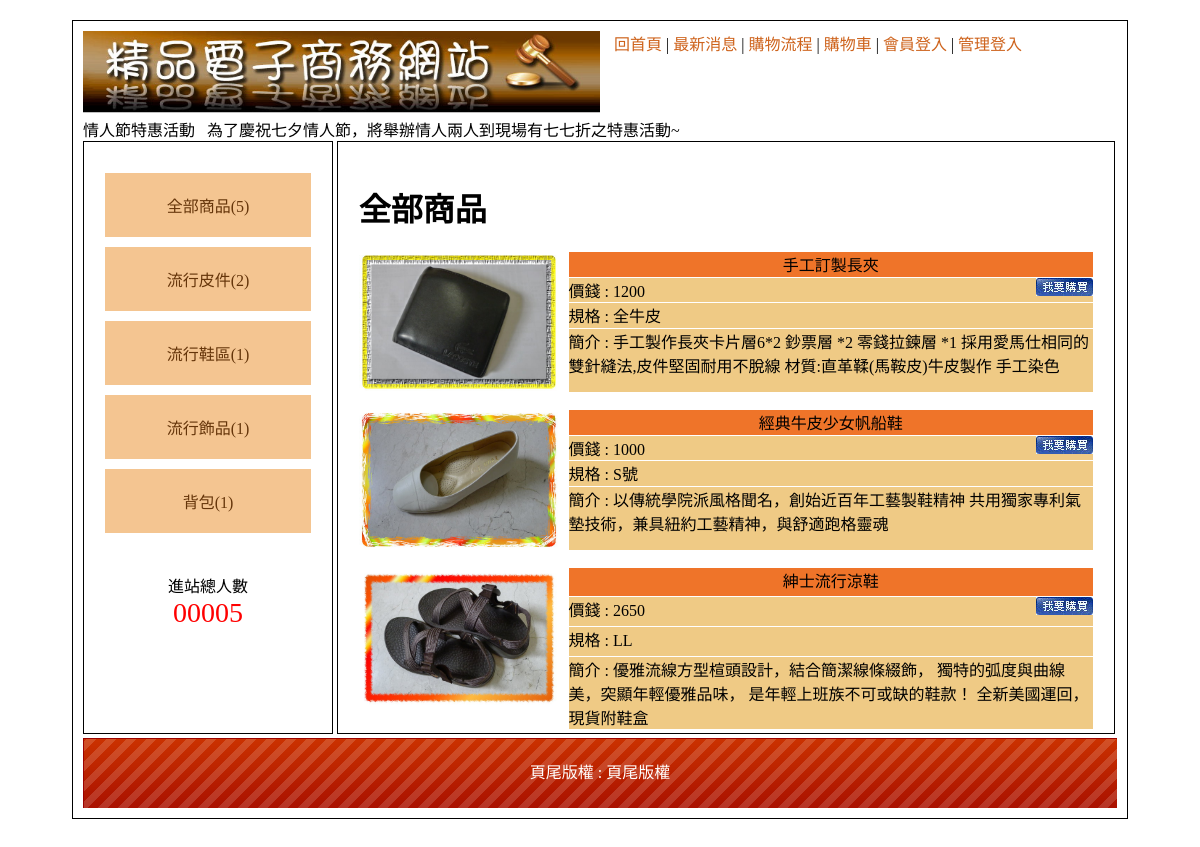
The page / on the database its author committed.
### tables this page shows
CREATE TABLE `type` (
  `id` int(10) UNSIGNED NOT NULL,
  `name` text NOT NULL,
  `parent` int(10) UNSIGNED NOT NULL
);

CREATE TABLE `goods` (
  `id` int(10) UNSIGNED NOT NULL,
  `no` text NOT NULL,
  `name` text NOT NULL,
  `price` int(10) UNSIGNED NOT NULL,
  `spec` text NOT NULL,
  `stock` int(10) UNSIGNED NOT NULL,
  `img` text NOT NULL,
  `intro` text NOT NULL,
  `big` int(10) UNSIGNED NOT NULL,
  `mid` int(10) UNSIGNED NOT NULL,
  `sh` int(1) UNSIGNED NOT NULL
);

CREATE TABLE `bottom` (
  `id` int(11) NOT NULL,
  `bottom` text NOT NULL
);

### api/base.php (called while the page is built, shortened)
<?php
class DB
{
    protected $table;
    protected $dsn="mysql:host=localhost;charset=utf8;dbname=db15_4";
    protected $pdo;
    function __construct($table)
    {
        $this->pdo = new PDO($this->dsn,'root','');
        $this->table = $table;
    }
    private function arrayToSqlArray($array){
        foreach ($array as $key => $value) {
            $tmp[] = "`$key`='$value'";
        }
        return $tmp;
    }
    function mathSql($math,$col,...$arg){
        $sql = "select $math($col) from $this->table  ";
        if(isset($arg[0])){
            if(is_array($arg[0])){
                $tmp = $this->arrayToSqlArray($arg[0]);
                $sql .=" where" . join(" && ",$tmp);
            }else{
                $sql .= $arg[0];
            }
        }
        return $sql;
    }
    function all(...$arg){
        $sql = "select * from $this->table ";
        if(isset($arg[0])){
            if(is_array($arg[0])){
                $tmp = $this->arrayToSqlArray($arg[0]);
                $sql .= " where " .join(" && ",$tmp);
            }else{
                $sql .= $arg[0];
            }
        }
        return $this->pdo->query($sql)->fetchAll(PDO::FETCH_ASSOC);
    }
    function find($id){
        $sql = "select * from $this->table ";
        if(is_array($id)){
            $tmp = $this->arrayToSqlArray($id);
            $sql .=" where ". join(" && ",$tmp);
        }else{
            $sql .= " where id=$id";
        }
        return $this->pdo->query($sql)->fetch(PDO::FETCH_ASSOC);
    }
    function count(...$arg){
        $sql = $this->mathSql("count","*",...$arg);
        return $this->pdo->query($sql)->fetchColumn();
    }
}
$Bottom = new DB("bottom");
$Type = new DB("type");
$Goods = new DB("goods");

### index.php (the view, shortened to what this page needs)
<?php include_once "api/base.php"; ?>
<!DOCTYPE html PUBLIC "-//W3C//DTD XHTML 1.0 Transitional//EN" "http://www.w3.org/TR/xhtml1/DTD/xhtml1-transitional.dtd">
<html xmlns="http://www.w3.org/1999/xhtml">
<head>
        <link href="./css/css.css" rel="stylesheet" type="text/css">
</head>
<body>
        <div id="main">
                <div id="top">
                        <a href="?">
                                <img src="./icon/0416.jpg" style="width:50%">
                        </a>
                        <div style="padding:10px;display:inline;vertical-align:top">
                                <a href="?">回首頁</a> |
                                <a href="?do=news">最新消息</a> |
                                <a href="?do=look">購物流程</a> |
                                <a href="?do=buycart">購物車</a> |
                                <?php
                                if (!isset($_SESSION['mem'])) {
                                ?>
                                        <a href="?do=login">會員登入</a> |
                                <?php } else { ?>
                                        <a href="#" onclick="location.href='./api/logout.php?table=mem'">登出</a> |
                                <?php }
                                if (!isset($_SESSION['admin'])) {
                                ?>
                                        <a href="?do=admin">管理登入</a>
                                <?php } else { ?>
                                        <a href="back.php?do=admin">返回管理</a>
                                <?php } ?>
                        </div>
                        <marquee scrollamount="15"> 情人節特惠活動 &nbsp; 為了慶祝七夕情人節，將舉辦情人兩人到現場有七七折之特惠活動~</marquee>
                </div>
                <div id="left" class="ct">
                        <div style="min-height:400px;">
                                <a href="?type=0">全部商品(<?= $Goods->count(['sh' => 1]) ?>)</a>
                                <?php
                                $bigs = $Type->all(['parent' => 0]);
                                foreach ($bigs as $big) {
                                        echo "<div class='ww'>";
                                                echo "<a href='?type={$big['id']}'>";
                                                echo $big['name'];
                                                echo "(" . $Goods->count(['sh' => 1, 'big' => $big['id']]) . ")";
                                                echo "</a>";
                                        echo "</div>";
                                }
                                ?>
                        </div>
                        <span>
                                <div>進站總人數</div>
                                <div style="color:#f00; font-size:28px;">
                                        00005 </div>
                        </span>
                </div>
                <div id="right">
                        <?php
                        $do = $_GET['do'] ?? 'main';
                        $file = "./front/$do.php";
                        if (file_exists($file)) {
                                include_once $file;
                        } else {
                                include_once "./front/main.php";
                        }
                        ?>
                </div>
                <div id="bottom" style="line-height:70px;background:url(icon/bot.png); color:#FFF;" class="ct">
                        頁尾版權 : <?= $Bottom->find(1)['bottom'] ?></div>
        </div>
</body>
</html>

### front/main.php (shortened to what this page needs)
<?php
if (isset($_GET['type']) && $_GET['type'] != 0) {
    $type = $Type->find($_GET['type']);
    if ($type['parent'] == 0) {
        $nav = $type['name'];
        $rows = $Goods->all(['sh' => 1, 'big' => $type['id']]);
    } else {
        $type_big = $Type->find($type['parent']);
        $nav = $type_big['name'] . ' > ' . $type['name'];
        $rows = $Goods->all(['sh' => 1, 'mid' => $type['id']]);
    }
} else {
    $nav = '全部商品';
    $rows = $Goods->all(['sh' => 1]);
}
?>
<h1><?= $nav ?></h1>
<div class="hall ">
    <?php
    foreach ($rows as $row) {
    ?>
        <div class="item">
            <div>
                <img src="upload/<?=$row['img']?>" style="width:200px;height:140px" onclick="location.href='?do=edtail&id=<?=$row['id']?>'">
            </div>
            <div class="goods">
                <div class="tt ct"><?= $row['name'] ?></div>
                <div class="pp">價錢 : <?= $row['price'] ?>
                    <img src="icon/0402.jpg"
                         style="float:right"
                         onclick="location.href='?do=buycart&id=<?=$row['id']?>&qt=1'">
                </div>
                <div class="pp">規格 : <?= $row['spec'] ?></div>
                <div class="pp">簡介 : <?= $row['intro'] ?></div>
            </div>
        </div>
        <br>
        <?php } ?>
</div>

### css/css.css (style rules this page uses)
body { font-family:"微軟正黑體"; }
#main { width:1034px; padding:10px; margin:20px auto 20px auto; border:#000 solid 1px; min-height:768px; }
#top a { color:#CE631C; text-decoration:none; }
#left { display:inline-block; width:20%; padding:2%; min-height:550px; vertical-align:top; border:#000 1px solid; }
#left a { display:block; padding:20px 5px 20px 5px; text-decoration:none; background:#F4C591; margin:10px auto 10px auto; color:#65350A; }
.ct { text-align:center; }
#right { display:inline-block; width:71%; padding:2%; height:550px; border:#000 1px solid; overflow: auto; }
#bottom { height:70px; background-size:cover; }
.tt { background:#EF7429; }
.pp { background:#EFCA85; }

### front/main.php (style rules this page uses)
.item { display: grid; grid-template-columns: 2fr 5fr; }
.goods { display: grid; grid-template-rows: 2fr 2fr 2fr 5fr; grid-gap: 1px; }
.item img { cursor: pointer; }

### rows shown on the page
type: name "流行皮件", count "2"
type: name "流行鞋區", count "1"
type: name "流行飾品", count "1"
type: name "背包", count "1"
goods: img (picture), name "手工訂製長夾", price "1200", spec "全牛皮", intro "手工製作長夾卡片層6*2 鈔票層 *2 零錢拉鍊層 *1 採用愛馬仕相同的雙針縫法,皮件堅固耐用不脫線 材質:直革鞣(馬鞍皮)牛皮製作 手工染色"
goods: img (picture), name "經典牛皮少女帆船鞋", price "1000", spec "S號", intro "以傳統學院派風格聞名，創始近百年工藝製鞋精神 共用獨家專利氣墊技術，兼具紐約工藝精神，與舒適跑格靈魂"
goods: img (picture), name "紳士流行涼鞋", price "2650", spec "LL", intro "優雅流線方型楦頭設計，結合簡潔線條綴飾， 獨特的弧度與曲線美，突顯年輕優雅品味， 是年輕上班族不可或缺的鞋款！ 全新美國運回，現貨附鞋盒"
bottom: bottom "頁尾版權"

### other values the page prints
$Goods->count(['sh' => 1]) "5"
$nav "全部商品"
